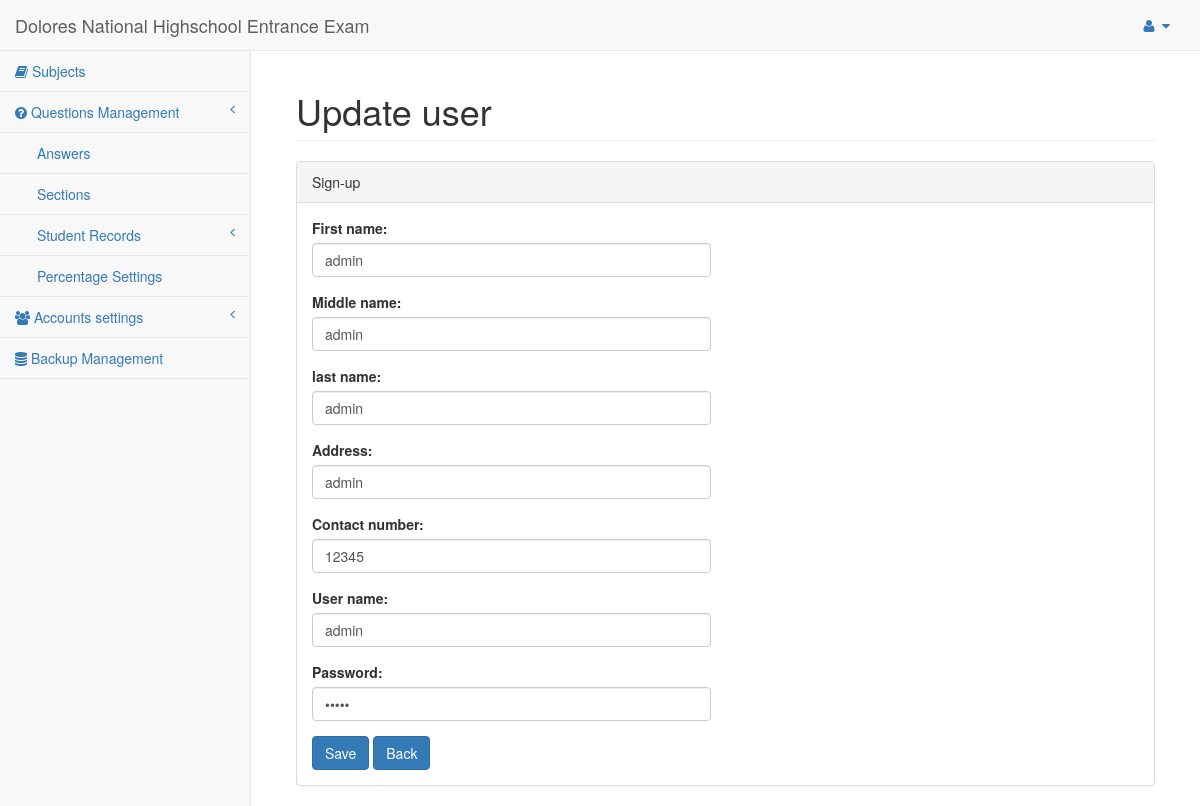
/forms/edit_user_form.php?user=1, run on an earlier commit of the app's database.
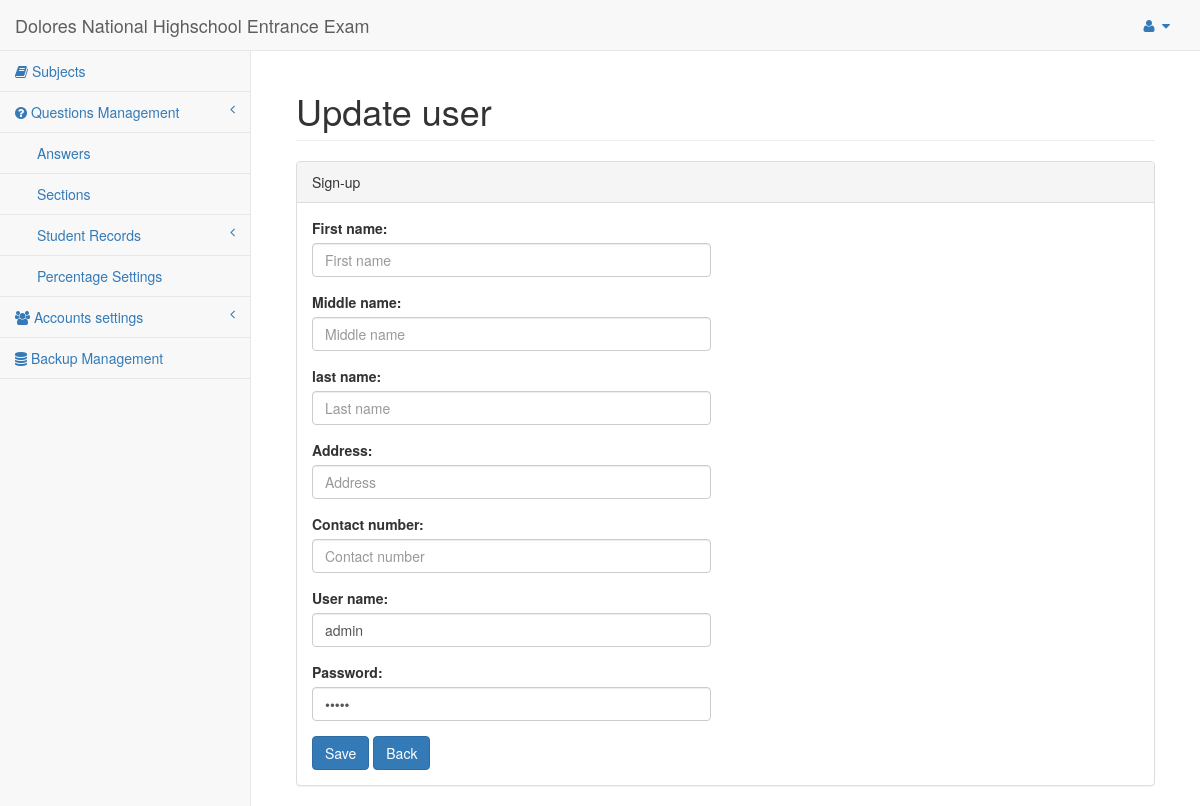
And on a later commit of the database.
### tables this page shows
CREATE TABLE IF NOT EXISTS `users` (
  `id` int(11) NOT NULL auto_increment,
  `Fname` varchar(50) NOT NULL,
  `Mname` varchar(50) NOT NULL,
  `Lname` varchar(50) NOT NULL,
  `address` varchar(500) NOT NULL,
  `Cnumber` varchar(20) NOT NULL,
  `username` varchar(50) NOT NULL,
  `password` varchar(50) NOT NULL,
  `ULevel` int(11) NOT NULL,
  `status` enum('1','0') NOT NULL default '1',
  PRIMARY KEY  (`id`)
);

### forms/edit_user_form.php (the view, shortened to what this page needs)
<?php session_start();
$result = mysql_query("SELECT * FROM users WHERE id ='".$_GET['user']."'");
$row = mysql_fetch_array($result);
?>
<!DOCTYPE html>
<html lang="en">
<head>
    <link href="../bower_components/bootstrap/dist/css/bootstrap.min.css" rel="stylesheet">
    <link href="../bower_components/metisMenu/dist/metisMenu.min.css" rel="stylesheet">
    <link href="../dist/css/sb-admin-2.css" rel="stylesheet">
    <link href="../bower_components/font-awesome/css/font-awesome.min.css" rel="stylesheet" type="text/css">
</head>
<body>
    <div id="wrapper">
        <?php require_once('../pages/navigation.php'); ?>
        <div id="page-wrapper">
            <div class="container-fluid">
                <div class="row">
                    <div class="col-lg-12">
                        <h1 class="page-header">Update user</h1>
                    </div>
                </div>
                <div class="row">
                    <div class="col-lg-12">
                        <div class="panel panel-default">
                            <div class="panel-heading">
                              Sign-up
                            </div>
                            <div class="panel-body">
                                <div class="row">
                                    <div class="col-lg-6">
                                        <form method="post" action="signup_form.php" role="form">
                                            <div class="form-group">
                                                <label>First name:</label>
                                                <input name="fname" type="text" class="form-control" placeholder="First name" value="<?php echo $row['Fname']; ?>" required>
                                            </div>
                                            <div class="form-group">
                                                <label>Middle name:</label>
                                                <input name="mname" type="text" class="form-control" placeholder="Middle name" value="<?php echo $row['Mname']; ?>" required>
                                            </div>
                                            <div class="form-group">
                                                <label>last name:</label>
                                               <input name="lname" type="text" class="form-control" placeholder="Last name" value="<?php echo $row['Lname']; ?>" required>
                                            </div>
                                            <div class="form-group">
                                                <label>Address:</label>
                                                <input name="address" type="text" class="form-control" placeholder="Address" value="<?php echo $row['address']; ?>" required>
                                            </div>
                                            <div class="form-group">
                                                <label>Contact number:</label>
                                                <input name="cnum" type="text" class="form-control" placeholder="Contact number" value="<?php echo $row['Cnumber']; ?>" required>
                                            </div>
                                            <div class="form-group">
                                                <label>User name:</label>
                                                <input name="uname" type="text" class="form-control" placeholder="Username" value="<?php echo $row['username']; ?>" required>
                                            </div>
                                            <div class="form-group">
                                                <label>Password:</label>
                                                <input name="pass" type="password" class="form-control" placeholder="Password" value="<?php echo $row['password']; ?>"  required>
                                            </div>
                                            <input type="submit" name="submit" value="Save" class="btn btn-primary">
                                            <a class="btn btn-primary" href="../pages/users.php">Back </a>
                                        </form>
                                    </div>
                                </div>
                            </div>
                        </div>
                    </div>
                </div>
            </div>
        </div>
    </div>
</body>
</html>

### pages/navigation.php (shortened to what this page needs)
<nav class="navbar navbar-default navbar-static-top" role="navigation" style="margin-bottom: 0">
    <div class="navbar-header">
        <a class="navbar-brand" href="index.php">Dolores National Highschool Entrance Exam</a>
    </div>
    <ul class="nav navbar-top-links navbar-right">
        <li class="dropdown">
            <a class="dropdown-toggle" data-toggle="dropdown" href="#">
                <i class="fa fa-user fa-fw"></i>  <i class="fa fa-caret-down"></i>
            </a>
        </li>
    </ul>
    <div class="navbar-default sidebar" role="navigation">
        <div class="sidebar-nav navbar-collapse">
            <ul class="nav" id="side-menu">
                <li>
                    <a href="../pages/subjects.php"><i class="fa fa-book"></i> Subjects</a>
                </li>
                <li>
                    <a href="#"><i class="fa  fa-question-circle"></i> Questions Management<span class="fa arrow"></span></a>
                </li>
                 <li>
                    <a href="../pages/answers.php"><i class="fa fa-fw"></i> Answers</a>
                </li>
                 <li>
                    <a href="../pages/sections.php"><i class="fa  fa-fw"></i> Sections</a>
                </li>
                <li>
                    <a href="#"><i class="fa  fa-fw"></i> Student Records <span class="fa arrow"></span></a>
                </li>
                 <li>
                    <a href="../pages/percentage.php"><i class="fa  fa-fw"></i> Percentage Settings</a>
                </li>
                 <li>
                    <a href="#"><i class="fa fa-users"></i> Accounts settings <span class="fa arrow"></span></a>
                </li>
                <li>
                    <a href="index.php?db=true"><i class="fa  fa-database"></i> Backup Management </a>
                </li>
            </ul>
        </div>
    </div>
</nav>

What changed in the data, as far as the page shows it:
changed users "admin": fname "admin" → (not shown); mname "admin" → (not shown); lname "admin" → (not shown); address "admin" → (not shown); cnum "12345" → (not shown)
